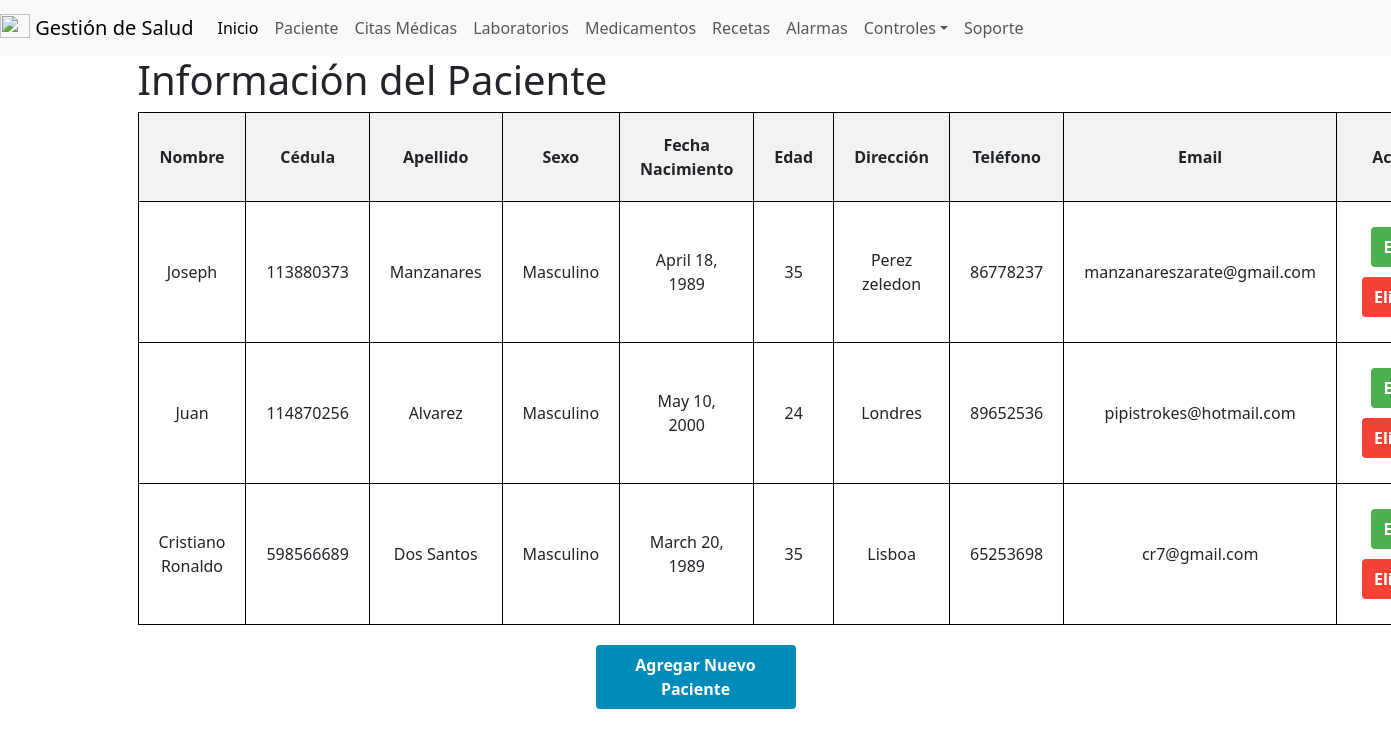
Page /index/ (signed in) on the earlier database version.
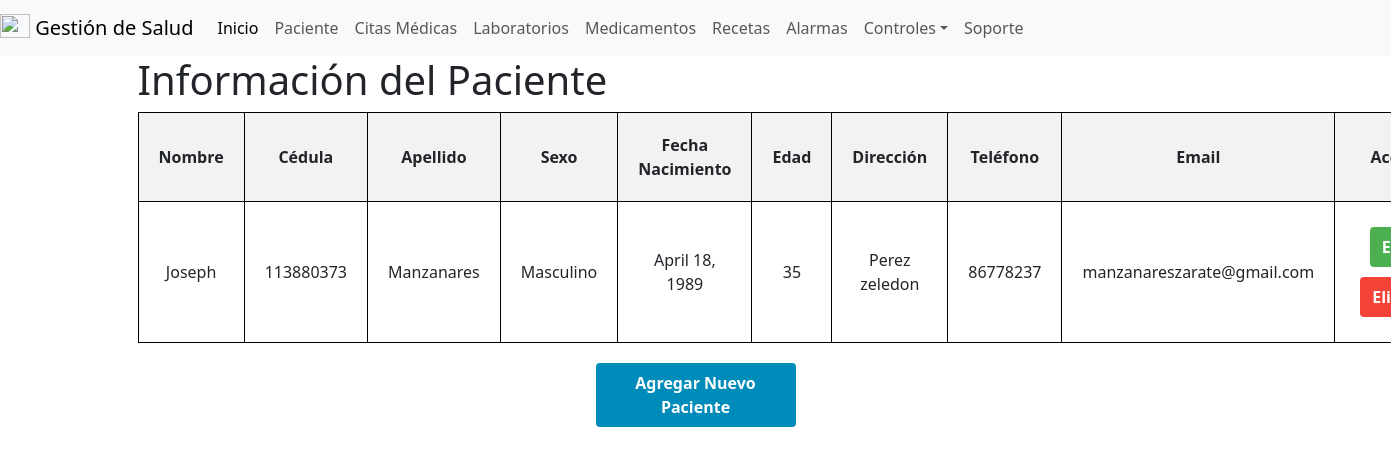
Same page on the later database version.
### salud/models.py (models this page shows, shortened)
class paciente(models.Model):
    id_paciente = models.AutoField(primary_key=True , verbose_name='ID_Paciente')
    cedula = models.IntegerField(null=True,verbose_name='Cedula')
    nombre = models.CharField(max_length=50, verbose_name='Nombre')
    apellido = models.CharField(max_length=50, verbose_name='Apellido')
    sexo = models.CharField(max_length=20, verbose_name='Sexo')
    fecha_Nacimiento = models.DateField(null=True, verbose_name='Fecha de Nacimiento')
    edad = models.IntegerField ( verbose_name='Edad')
    direccion = models.CharField(max_length=50, verbose_name='Direccion')
    telefono = models.IntegerField( verbose_name='Telefono')
    email = models.EmailField( verbose_name='Email')
    id_usuario = models.ForeignKey(User, on_delete=models.CASCADE)

### salud/views.py (the view)
# urls.py: path('index/', views.index, name='index'),
@login_required(login_url='/accounts/login/')
def index(request):
    pacientes = paciente.objects.filter(id_usuario=request.user)
    return render(request, 'Programar/index.html', {'pacientes': pacientes})

### salud/templates/Programar/index.html (shortened to what this page needs)
{% extends "base.html" %}
{% block contenido %}
<!DOCTYPE html>
<html>
<head>
</head>
<body>
    <h1>Información del Paciente</h1>
    <form method="post" action="{% url 'index' %}">
        <table>
            <thead>
                <tr>
                    <th>Nombre</th>
                    <th>Cédula</th>
                    <th>Apellido</th>
                    <th>Sexo</th>
                    <th>Fecha Nacimiento</th>
                    <th>Edad</th>
                    <th>Dirección</th>
                    <th>Teléfono</th>
                    <th>Email</th>
                    <th>Acciones</th>
                </tr>
            </thead>
            <tbody>
                {% for paciente in pacientes %}
                <tr>
                    <td>{{ paciente.nombre }}</td>
                    <td>{{ paciente.cedula }}</td>
                    <td>{{ paciente.apellido }}</td>
                    <td>{{ paciente.sexo }}</td>
                    <td>{{ paciente.fecha_Nacimiento }}</td>
                    <td>{{ paciente.edad }}</td>
                    <td>{{ paciente.direccion }}</td>
                    <td>{{ paciente.telefono }}</td>
                    <td>{{ paciente.email }}</td>
                    <td>
                        <a href="" class="button edit-button">Editar</a>
                        <a href="" class="button delete-button" onclick="return confirm('¿Estás seguro de que deseas eliminar este paciente?');">Eliminar</a>
                    </td>
                </tr>
                {% empty %}
                <tr>
                    <td colspan="10">No hay pacientes disponibles.</td>
                </tr>
                {% endfor %}
            </tbody>
        </table>
        <a href="{% url 'agregar' %}" class="button add-button">Agregar Nuevo Paciente</a>
    </form>
</body>
</html>
{% endblock %}

### salud/templates/base.html (shortened to what this page needs)
{% load static %}
<!doctype html>
<html lang="en">
    <head>
        <link
            href="https://cdn.jsdelivr.net/npm/bootstrap@5.3.2/dist/css/bootstrap.min.css"
            rel="stylesheet"
        />
    </head>
    <body>
        <header>
            <nav class="navbar navbar-expand navbar-light bg-light">
                <div class="nav navbar-nav">
                    <a class="navbar-brand" href="#">
                        <img src="img/icono.png"  width="30" height="24" class="d-inline-block align-text-top">
                        Gestión de Salud
                    </a>
                    <a class="nav-item nav-link active" href= "{% url 'inicio' %}" aria-current="page"
                        >Inicio <span class="visually-hidden">(current)</span></a
                    >
                    <a class="nav-item nav-link" href="{% url 'index'%}">Paciente</a>
                    <a class="nav-item nav-link" href="{% url 'citas'%}">Citas Médicas</a>
                    <a class="nav-item nav-link" href="{% url 'laboratorios'%}">Laboratorios</a>
                    <a class="nav-item nav-link" href="{% url 'medicamentos'%}">Medicamentos</a>
                    <a class="nav-item nav-link" href="{% url 'recetas'%}">Recetas</a>
                    <a class="nav-item nav-link" href="{% url 'alarmas'%}">Alarmas</a>
                    <li class="nav-item dropdown">
                        <a class="nav-link dropdown-toggle" data-bs-toggle="dropdown" href="{% url 'index'%}"  role="button" aria-expanded="false">Controles</a>
                    </li>
                    <a class="nav-item nav-link" href="{% url 'soporte'%}">Soporte</a>
                </div>
            </nav>
        </header>
        <main>
            <div class="container">
                <div class = "row">
                    <div class="col">
{%block contenido %}   {% endblock %}
                    </div>
                </div>
        </main>
    </body>
</html>

### salud/templates/Programar/index.html (style rules this page uses)
table { width: 100%; border-collapse: collapse; }
th, td { border: 1px solid black; padding: 20px; text-align: center; }
th { background-color: #f2f2f2; }
tbody tr { border-bottom: 1px solid #ddd; }
.button { padding: 8px 12px; margin: 5px; border: none; border-radius: 4px; color: white; text-decoration: none; font-weight: bold; display: inline-block; }
.edit-button { background-color: #4CAF50; }
.delete-button { background-color: #f44336; }
.add-button { background-color: #008CBA; display: block; margin: 20px auto; width: 200px; text-align: center; }

Differences in the rows shown:
removed paciente: nombre "Juan", cedula "114870256", apellido "Alvarez", sexo "Masculino", fecha_Nacimiento "May 10, 2000", edad "24", direccion "Londres", telefono "89652536", email "pipistrokes@hotmail.com"
removed paciente: nombre "Cristiano Ronaldo", cedula "598566689", apellido "Dos Santos", sexo "Masculino", fecha_Nacimiento "March 20, 1989", edad "35", direccion "Lisboa", telefono "65253698", email "cr7@gmail.com"
